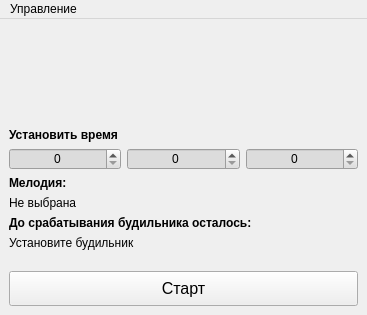
<?xml version="1.0" encoding="UTF-8"?>
<ui version="4.0">
 <class>MainWindow</class>
 <widget class="QMainWindow" name="MainWindow">
  <property name="geometry">
   <rect>
    <x>0</x>
    <y>0</y>
    <width>367</width>
    <height>315</height>
   </rect>
  </property>
  <property name="contextMenuPolicy">
   <enum>Qt::CustomContextMenu</enum>
  </property>
  <property name="windowTitle">
   <string>Будильник</string>
  </property>
  <property name="styleSheet">
   <string notr="true"/>
  </property>
  <widget class="QWidget" name="centralwidget">
   <layout class="QVBoxLayout" name="verticalLayout">
    <item>
     <spacer name="verticalSpacer_3">
      <property name="orientation">
       <enum>Qt::Vertical</enum>
      </property>
      <property name="sizeHint" stdset="0">
       <size>
        <width>20</width>
        <height>40</height>
       </size>
      </property>
     </spacer>
    </item>
    <item>
     <widget class="QLabel" name="lbl_now">
      <property name="font">
       <font>
        <family>PT Mono</family>
        <pointsize>36</pointsize>
        <bold>true</bold>
       </font>
      </property>
      <property name="text">
       <string/>
      </property>
      <property name="alignment">
       <set>Qt::AlignCenter</set>
      </property>
     </widget>
    </item>
    <item>
     <spacer name="verticalSpacer_2">
      <property name="orientation">
       <enum>Qt::Vertical</enum>
      </property>
      <property name="sizeHint" stdset="0">
       <size>
        <width>20</width>
        <height>40</height>
       </size>
      </property>
     </spacer>
    </item>
    <item>
     <widget class="QLabel" name="label">
      <property name="font">
       <font>
        <bold>true</bold>
       </font>
      </property>
      <property name="text">
       <string>Установить время</string>
      </property>
     </widget>
    </item>
    <item>
     <layout class="QHBoxLayout" name="horizontalLayout">
      <item>
       <widget class="QSpinBox" name="sb_hour">
        <property name="styleSheet">
         <string notr="true">background-color: rgb(220, 220, 220);</string>
        </property>
        <property name="alignment">
         <set>Qt::AlignCenter</set>
        </property>
        <property name="maximum">
         <number>23</number>
        </property>
       </widget>
      </item>
      <item>
       <widget class="QSpinBox" name="sb_min">
        <property name="styleSheet">
         <string notr="true">background-color: rgb(220, 220, 220);</string>
        </property>
        <property name="alignment">
         <set>Qt::AlignCenter</set>
        </property>
        <property name="maximum">
         <number>59</number>
        </property>
       </widget>
      </item>
      <item>
       <widget class="QSpinBox" name="sb_sec">
        <property name="styleSheet">
         <string notr="true">background-color: rgb(220, 220, 220);</string>
        </property>
        <property name="alignment">
         <set>Qt::AlignCenter</set>
        </property>
        <property name="maximum">
         <number>59</number>
        </property>
       </widget>
      </item>
     </layout>
    </item>
    <item>
     <widget class="QLabel" name="label_3">
      <property name="font">
       <font>
        <bold>true</bold>
       </font>
      </property>
      <property name="text">
       <string>Мелодия:</string>
      </property>
     </widget>
    </item>
    <item>
     <widget class="QLabel" name="lbl_melody">
      <property name="text">
       <string>Не выбрана</string>
      </property>
     </widget>
    </item>
    <item>
     <widget class="QLabel" name="label_5">
      <property name="font">
       <font>
        <bold>true</bold>
       </font>
      </property>
      <property name="text">
       <string>До срабатывания будильника осталось:</string>
      </property>
     </widget>
    </item>
    <item>
     <widget class="QLabel" name="lbl_timeout">
      <property name="text">
       <string>Установите будильник</string>
      </property>
     </widget>
    </item>
    <item>
     <spacer name="verticalSpacer">
      <property name="orientation">
       <enum>Qt::Vertical</enum>
      </property>
      <property name="sizeHint" stdset="0">
       <size>
        <width>20</width>
        <height>40</height>
       </size>
      </property>
     </spacer>
    </item>
    <item>
     <widget class="QPushButton" name="pb_start_stop">
      <property name="minimumSize">
       <size>
        <width>0</width>
        <height>35</height>
       </size>
      </property>
      <property name="font">
       <font>
        <pointsize>12</pointsize>
       </font>
      </property>
      <property name="styleSheet">
       <string notr="true"/>
      </property>
      <property name="text">
       <string>Старт</string>
      </property>
     </widget>
    </item>
   </layout>
  </widget>
  <widget class="QMenuBar" name="menubar">
   <property name="geometry">
    <rect>
     <x>0</x>
     <y>0</y>
     <width>367</width>
     <height>24</height>
    </rect>
   </property>
   <property name="contextMenuPolicy">
    <enum>Qt::ActionsContextMenu</enum>
   </property>
   <widget class="QMenu" name="menu">
    <property name="title">
     <string>Управление</string>
    </property>
    <addaction name="action_load_file"/>
    <addaction name="separator"/>
    <addaction name="action_close"/>
   </widget>
   <addaction name="menu"/>
  </widget>
  <action name="action_on_off">
   <property name="checkable">
    <bool>true</bool>
   </property>
   <property name="checked">
    <bool>true</bool>
   </property>
   <property name="text">
    <string>Включить будильник</string>
   </property>
  </action>
  <action name="action_load_file">
   <property name="text">
    <string>Выбрать мелодию</string>
   </property>
  </action>
  <action name="action_close">
   <property name="icon">
    <iconset theme="application-exit"/>
   </property>
   <property name="text">
    <string>Выход</string>
   </property>
  </action>
  <action name="action">
   <property name="text">
    <string>ываыва</string>
   </property>
  </action>
 </widget>
 <resources/>
 <connections>
  <connection>
   <sender>action_close</sender>
   <signal>triggered()</signal>
   <receiver>MainWindow</receiver>
   <slot>close()</slot>
   <hints>
    <hint type="sourcelabel">
     <x>-1</x>
     <y>-1</y>
    </hint>
    <hint type="destinationlabel">
     <x>167</x>
     <y>121</y>
    </hint>
   </hints>
  </connection>
  <connection>
   <sender>MainWindow</sender>
   <signal>customContextMenuRequested(QPoint)</signal>
   <receiver>menu</receiver>
   <slot>showNormal()</slot>
   <hints>
    <hint type="sourcelabel">
     <x>183</x>
     <y>157</y>
    </hint>
    <hint type="destinationlabel">
     <x>87</x>
     <y>45</y>
    </hint>
   </hints>
  </connection>
 </connections>
</ui>
